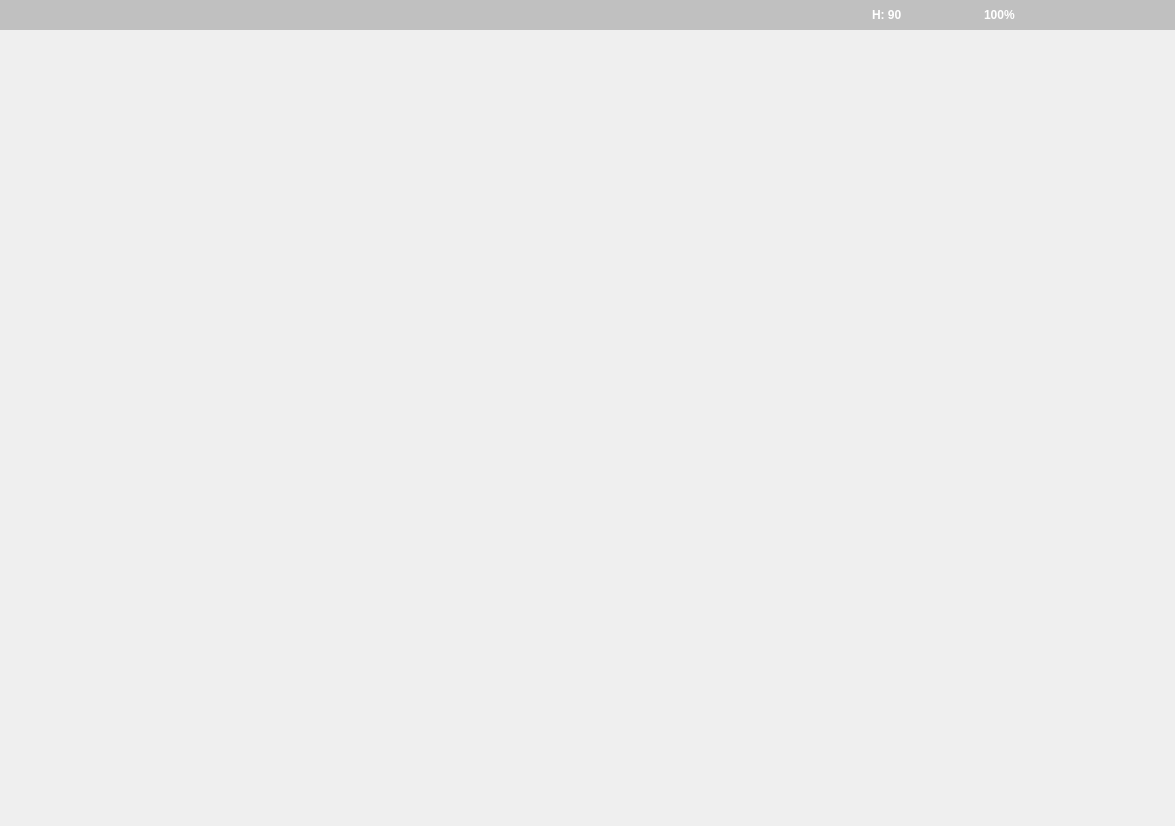
<?xml version="1.0" encoding="UTF-8"?>
<ui version="4.0">
 <class>MainWindow</class>
 <widget class="QMainWindow" name="MainWindow">
  <property name="geometry">
   <rect>
    <x>0</x>
    <y>0</y>
    <width>1175</width>
    <height>826</height>
   </rect>
  </property>
  <property name="windowTitle">
   <string>Dunas Drone Controller</string>
  </property>
  <widget class="QWidget" name="mainFrame">
   <layout class="QVBoxLayout" name="verticalLayout_7">
    <property name="spacing">
     <number>0</number>
    </property>
    <property name="leftMargin">
     <number>0</number>
    </property>
    <property name="topMargin">
     <number>0</number>
    </property>
    <property name="rightMargin">
     <number>0</number>
    </property>
    <property name="bottomMargin">
     <number>0</number>
    </property>
    <item>
     <widget class="QGroupBox" name="groupBox_17">
      <property name="sizePolicy">
       <sizepolicy hsizetype="Preferred" vsizetype="Fixed">
        <horstretch>0</horstretch>
        <verstretch>0</verstretch>
       </sizepolicy>
      </property>
      <property name="styleSheet">
       <string notr="true">background-color: rgba(0, 0, 0,50);
color:rgb(255,255,255);
border: transparent</string>
      </property>
      <property name="title">
       <string/>
      </property>
      <layout class="QHBoxLayout" name="horizontalLayout_3">
       <property name="spacing">
        <number>5</number>
       </property>
       <property name="topMargin">
        <number>5</number>
       </property>
       <property name="bottomMargin">
        <number>5</number>
       </property>
       <item>
        <widget class="QPushButton" name="power_btn">
         <property name="sizePolicy">
          <sizepolicy hsizetype="Fixed" vsizetype="Fixed">
           <horstretch>0</horstretch>
           <verstretch>0</verstretch>
          </sizepolicy>
         </property>
         <property name="styleSheet">
          <string notr="true">
QPushButton{
font-weight:bold;
border-radius:15px;
background-color: Transparent;
color: rgb(255,255,255);
color: rgb(255,255,255);

}

QPushButton:hover
{

	background-color: rgba(132, 132, 132,0.3);
}</string>
         </property>
         <property name="text">
          <string/>
         </property>
         <property name="icon">
          <iconset>
           <normaloff>../assets/icons/pwr.png</normaloff>../assets/icons/pwr.png</iconset>
         </property>
         <property name="iconSize">
          <size>
           <width>50</width>
           <height>50</height>
          </size>
         </property>
         <property name="checkable">
          <bool>true</bool>
         </property>
        </widget>
       </item>
       <item>
        <widget class="QPushButton" name="landtakeoff_btn">
         <property name="sizePolicy">
          <sizepolicy hsizetype="Fixed" vsizetype="Fixed">
           <horstretch>0</horstretch>
           <verstretch>0</verstretch>
          </sizepolicy>
         </property>
         <property name="styleSheet">
          <string notr="true">
QPushButton{
font-weight:bold;
border-radius:25px;
background-color: Transparent;
color: rgb(255,255,255);
color: rgb(255,255,255);

}

QPushButton:hover
{

	background-color: rgba(132, 132, 132,0.3);
}</string>
         </property>
         <property name="text">
          <string/>
         </property>
         <property name="icon">
          <iconset>
           <normaloff>../assets/icons/takeoff.png</normaloff>../assets/icons/takeoff.png</iconset>
         </property>
         <property name="iconSize">
          <size>
           <width>50</width>
           <height>50</height>
          </size>
         </property>
        </widget>
       </item>
       <item>
        <widget class="QPushButton" name="mission_btn">
         <property name="sizePolicy">
          <sizepolicy hsizetype="Fixed" vsizetype="Fixed">
           <horstretch>0</horstretch>
           <verstretch>0</verstretch>
          </sizepolicy>
         </property>
         <property name="styleSheet">
          <string notr="true">
QPushButton{
font-weight:bold;
border-radius:25px;
background-color: Transparent;
color: rgb(255,255,255);
color: rgb(255,255,255);

}

QPushButton:hover
{

	background-color: rgba(132, 132, 132,0.3);
}</string>
         </property>
         <property name="text">
          <string/>
         </property>
         <property name="icon">
          <iconset>
           <normaloff>../assets/icons/auto.png</normaloff>../assets/icons/auto.png</iconset>
         </property>
         <property name="iconSize">
          <size>
           <width>50</width>
           <height>50</height>
          </size>
         </property>
        </widget>
       </item>
       <item>
        <spacer name="horizontalSpacer">
         <property name="orientation">
          <enum>Qt::Horizontal</enum>
         </property>
         <property name="sizeHint" stdset="0">
          <size>
           <width>40</width>
           <height>20</height>
          </size>
         </property>
        </spacer>
       </item>
       <item>
        <widget class="QLabel" name="telemetry_label">
         <property name="styleSheet">
          <string notr="true">
QLabel{
font-weight:bold;
background-color: Transparent;

}</string>
         </property>
         <property name="text">
          <string>H: 90</string>
         </property>
        </widget>
       </item>
       <item>
        <spacer name="horizontalSpacer_3">
         <property name="orientation">
          <enum>Qt::Horizontal</enum>
         </property>
         <property name="sizeType">
          <enum>QSizePolicy::Fixed</enum>
         </property>
         <property name="sizeHint" stdset="0">
          <size>
           <width>40</width>
           <height>20</height>
          </size>
         </property>
        </spacer>
       </item>
       <item>
        <widget class="QPushButton" name="pushButton">
         <property name="autoFillBackground">
          <bool>false</bool>
         </property>
         <property name="styleSheet">
          <string notr="true">
QPushButton{
font-weight:bold;
border-radius:15px;
background-color: Transparent;
color: rgb(255,255,255);
color: rgb(255,255,255);
}</string>
         </property>
         <property name="text">
          <string/>
         </property>
         <property name="icon">
          <iconset>
           <normaloff>../assets/icons/battery.png</normaloff>../assets/icons/battery.png</iconset>
         </property>
         <property name="iconSize">
          <size>
           <width>35</width>
           <height>35</height>
          </size>
         </property>
        </widget>
       </item>
       <item>
        <widget class="QLabel" name="battery_label">
         <property name="styleSheet">
          <string notr="true">
QLabel{
font-weight:bold;
background-color: Transparent;

}</string>
         </property>
         <property name="text">
          <string>100%</string>
         </property>
        </widget>
       </item>
       <item>
        <spacer name="horizontalSpacer_2">
         <property name="orientation">
          <enum>Qt::Horizontal</enum>
         </property>
         <property name="sizeType">
          <enum>QSizePolicy::Fixed</enum>
         </property>
         <property name="sizeHint" stdset="0">
          <size>
           <width>40</width>
           <height>20</height>
          </size>
         </property>
        </spacer>
       </item>
       <item>
        <widget class="QPushButton" name="settings_btn">
         <property name="sizePolicy">
          <sizepolicy hsizetype="Fixed" vsizetype="Fixed">
           <horstretch>0</horstretch>
           <verstretch>0</verstretch>
          </sizepolicy>
         </property>
         <property name="styleSheet">
          <string notr="true">
QPushButton{
font-weight:bold;
border-radius:25px;
background-color: Transparent;
color: rgb(255,255,255);
color: rgb(255,255,255);

}

QPushButton:hover
{

	background-color: rgba(132, 132, 132,0.3);
}</string>
         </property>
         <property name="text">
          <string/>
         </property>
         <property name="icon">
          <iconset>
           <normaloff>../assets/icons/settings.png</normaloff>../assets/icons/settings.png</iconset>
         </property>
         <property name="iconSize">
          <size>
           <width>50</width>
           <height>50</height>
          </size>
         </property>
        </widget>
       </item>
       <item>
        <widget class="QPushButton" name="photo_btn">
         <property name="sizePolicy">
          <sizepolicy hsizetype="Fixed" vsizetype="Fixed">
           <horstretch>0</horstretch>
           <verstretch>0</verstretch>
          </sizepolicy>
         </property>
         <property name="styleSheet">
          <string notr="true">
QPushButton{
font-weight:bold;
border-radius:25px;
background-color: Transparent;
color: rgb(255,255,255);
color: rgb(255,255,255);

}

QPushButton:hover
{

	background-color: rgba(132, 132, 132,0.3);
}</string>
         </property>
         <property name="text">
          <string/>
         </property>
         <property name="icon">
          <iconset>
           <normaloff>../assets/icons/photo.png</normaloff>../assets/icons/photo.png</iconset>
         </property>
         <property name="iconSize">
          <size>
           <width>50</width>
           <height>50</height>
          </size>
         </property>
        </widget>
       </item>
       <item>
        <widget class="QPushButton" name="video_btn">
         <property name="sizePolicy">
          <sizepolicy hsizetype="Fixed" vsizetype="Fixed">
           <horstretch>0</horstretch>
           <verstretch>0</verstretch>
          </sizepolicy>
         </property>
         <property name="styleSheet">
          <string notr="true">
QPushButton{
font-weight:bold;
border-radius:25px;
background-color: Transparent;
color: rgb(255,255,255);
color: rgb(255,255,255);

}

QPushButton:hover
{

	background-color: rgba(132, 132, 132,0.3);
}</string>
         </property>
         <property name="text">
          <string/>
         </property>
         <property name="icon">
          <iconset>
           <normaloff>../assets/icons/videoOff.png</normaloff>../assets/icons/videoOff.png</iconset>
         </property>
         <property name="iconSize">
          <size>
           <width>50</width>
           <height>50</height>
          </size>
         </property>
        </widget>
       </item>
      </layout>
     </widget>
    </item>
    <item>
     <widget class="QFrame" name="frame">
      <layout class="QVBoxLayout" name="verticalLayout">
       <property name="spacing">
        <number>0</number>
       </property>
       <property name="leftMargin">
        <number>0</number>
       </property>
       <property name="topMargin">
        <number>0</number>
       </property>
       <property name="rightMargin">
        <number>0</number>
       </property>
       <property name="bottomMargin">
        <number>0</number>
       </property>
       <item>
        <spacer name="verticalSpacer">
         <property name="orientation">
          <enum>Qt::Vertical</enum>
         </property>
         <property name="sizeHint" stdset="0">
          <size>
           <width>20</width>
           <height>40</height>
          </size>
         </property>
        </spacer>
       </item>
       <item>
        <layout class="QHBoxLayout" name="horizontalLayout">
         <property name="leftMargin">
          <number>25</number>
         </property>
         <property name="rightMargin">
          <number>25</number>
         </property>
         <property name="bottomMargin">
          <number>25</number>
         </property>
         <item>
          <layout class="QVBoxLayout" name="verticalLayout_3">
           <item alignment="Qt::AlignHCenter">
            <widget class="QPushButton" name="up_btn">
             <property name="sizePolicy">
              <sizepolicy hsizetype="Fixed" vsizetype="Fixed">
               <horstretch>0</horstretch>
               <verstretch>0</verstretch>
              </sizepolicy>
             </property>
             <property name="styleSheet">
              <string notr="true">
QPushButton{
font-weight:bold;
border-radius:5px;
background-color: Transparent;
color: rgb(255,255,255);
color: rgb(255,255,255);

}

QPushButton:hover
{

	background-color: rgba(132, 132, 132,0.3);
}</string>
             </property>
             <property name="text">
              <string/>
             </property>
             <property name="icon">
              <iconset>
               <normaloff>../assets/icons/up.png</normaloff>../assets/icons/up.png</iconset>
             </property>
             <property name="iconSize">
              <size>
               <width>60</width>
               <height>60</height>
              </size>
             </property>
            </widget>
           </item>
           <item>
            <layout class="QHBoxLayout" name="horizontalLayout_2">
             <item>
              <widget class="QPushButton" name="rotate_left_btn">
               <property name="styleSheet">
                <string notr="true">
QPushButton{
font-weight:bold;
border-radius:5px;
background-color: Transparent;
color: rgb(255,255,255);
color: rgb(255,255,255);

}

QPushButton:hover
{

	background-color: rgba(132, 132, 132,0.3);
}</string>
               </property>
               <property name="text">
                <string/>
               </property>
               <property name="icon">
                <iconset>
                 <normaloff>../assets/icons/rotate_left.png</normaloff>../assets/icons/rotate_left.png</iconset>
               </property>
               <property name="iconSize">
                <size>
                 <width>60</width>
                 <height>60</height>
                </size>
               </property>
              </widget>
             </item>
             <item>
              <widget class="QPushButton" name="ui_left">
               <property name="styleSheet">
                <string notr="true">
QPushButton{
font-weight:bold;
border-radius:5px;
background-color: Transparent;
color: rgb(255,255,255);
color: rgb(255,255,255);

}
</string>
               </property>
               <property name="text">
                <string/>
               </property>
               <property name="iconSize">
                <size>
                 <width>40</width>
                 <height>40</height>
                </size>
               </property>
              </widget>
             </item>
             <item>
              <widget class="QPushButton" name="rotate_right_btn">
               <property name="styleSheet">
                <string notr="true">
QPushButton{
font-weight:bold;
border-radius:5px;
background-color: Transparent;
color: rgb(255,255,255);
color: rgb(255,255,255);

}

QPushButton:hover
{

	background-color: rgba(132, 132, 132,0.3);
}</string>
               </property>
               <property name="text">
                <string/>
               </property>
               <property name="icon">
                <iconset>
                 <normaloff>../assets/icons/rotate_right.png</normaloff>../assets/icons/rotate_right.png</iconset>
               </property>
               <property name="iconSize">
                <size>
                 <width>60</width>
                 <height>60</height>
                </size>
               </property>
              </widget>
             </item>
            </layout>
           </item>
           <item alignment="Qt::AlignHCenter">
            <widget class="QPushButton" name="down_btn">
             <property name="styleSheet">
              <string notr="true">
QPushButton{
font-weight:bold;
border-radius:5px;
background-color: Transparent;
color: rgb(255,255,255);
color: rgb(255,255,255);

}

QPushButton:hover
{

	background-color: rgba(132, 132, 132,0.3);
}</string>
             </property>
             <property name="text">
              <string/>
             </property>
             <property name="icon">
              <iconset>
               <normaloff>../assets/icons/down.png</normaloff>../assets/icons/down.png</iconset>
             </property>
             <property name="iconSize">
              <size>
               <width>60</width>
               <height>60</height>
              </size>
             </property>
            </widget>
           </item>
          </layout>
         </item>
         <item>
          <spacer name="horizontalSpacer_4">
           <property name="orientation">
            <enum>Qt::Horizontal</enum>
           </property>
           <property name="sizeHint" stdset="0">
            <size>
             <width>40</width>
             <height>20</height>
            </size>
           </property>
          </spacer>
         </item>
         <item>
          <layout class="QVBoxLayout" name="verticalLayout_2">
           <item alignment="Qt::AlignHCenter">
            <widget class="QPushButton" name="forward_btn">
             <property name="styleSheet">
              <string notr="true">
QPushButton{
font-weight:bold;
border-radius:5px;
background-color: Transparent;
color: rgb(255,255,255);
color: rgb(255,255,255);

}

QPushButton:hover
{

	background-color: rgba(132, 132, 132,0.3);
}</string>
             </property>
             <property name="text">
              <string/>
             </property>
             <property name="icon">
              <iconset>
               <normaloff>../assets/icons/forward.png</normaloff>../assets/icons/forward.png</iconset>
             </property>
             <property name="iconSize">
              <size>
               <width>60</width>
               <height>60</height>
              </size>
             </property>
            </widget>
           </item>
           <item>
            <layout class="QHBoxLayout" name="horizontalLayout_4">
             <item>
              <widget class="QPushButton" name="left_btn">
               <property name="styleSheet">
                <string notr="true">
QPushButton{
font-weight:bold;
border-radius:5px;
background-color: Transparent;
color: rgb(255,255,255);
color: rgb(255,255,255);

}

QPushButton:hover
{

	background-color: rgba(132, 132, 132,0.3);
}</string>
               </property>
               <property name="text">
                <string/>
               </property>
               <property name="icon">
                <iconset>
                 <normaloff>../assets/icons/left.png</normaloff>../assets/icons/left.png</iconset>
               </property>
               <property name="iconSize">
                <size>
                 <width>60</width>
                 <height>60</height>
                </size>
               </property>
              </widget>
             </item>
             <item>
              <widget class="QPushButton" name="ignore">
               <property name="styleSheet">
                <string notr="true">
QPushButton{
font-weight:bold;
border-radius:5px;
background-color: Transparent;
color: rgb(255,255,255);
color: rgb(255,255,255);

}</string>
               </property>
               <property name="text">
                <string/>
               </property>
               <property name="icon">
                <iconset>
                 <normaloff>../assets/icons/circle.png</normaloff>../assets/icons/circle.png</iconset>
               </property>
               <property name="iconSize">
                <size>
                 <width>40</width>
                 <height>40</height>
                </size>
               </property>
              </widget>
             </item>
             <item>
              <widget class="QPushButton" name="right_btn">
               <property name="styleSheet">
                <string notr="true">
QPushButton{
font-weight:bold;
border-radius:5px;
background-color: Transparent;
color: rgb(255,255,255);
color: rgb(255,255,255);

}

QPushButton:hover
{

	background-color: rgba(132, 132, 132,0.3);
}</string>
               </property>
               <property name="text">
                <string/>
               </property>
               <property name="icon">
                <iconset>
                 <normaloff>../assets/icons/right.png</normaloff>../assets/icons/right.png</iconset>
               </property>
               <property name="iconSize">
                <size>
                 <width>60</width>
                 <height>60</height>
                </size>
               </property>
              </widget>
             </item>
            </layout>
           </item>
           <item alignment="Qt::AlignHCenter">
            <widget class="QPushButton" name="back_btn">
             <property name="styleSheet">
              <string notr="true">
QPushButton{
font-weight:bold;
border-radius:5px;
background-color: Transparent;
color: rgb(255,255,255);
color: rgb(255,255,255);

}

QPushButton:hover
{

	background-color: rgba(132, 132, 132,0.3);
}</string>
             </property>
             <property name="text">
              <string/>
             </property>
             <property name="icon">
              <iconset>
               <normaloff>../assets/icons/back.png</normaloff>../assets/icons/back.png</iconset>
             </property>
             <property name="iconSize">
              <size>
               <width>60</width>
               <height>60</height>
              </size>
             </property>
            </widget>
           </item>
          </layout>
         </item>
        </layout>
       </item>
      </layout>
     </widget>
    </item>
   </layout>
  </widget>
 </widget>
 <resources/>
 <connections/>
</ui>
